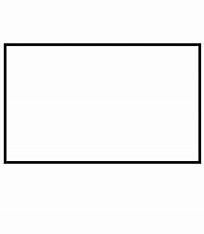
#> input picture Shape detect/OIP.jpeg, 204 x 234 px, found by its file name
$ python shape_detection.py
#> lines starting #> are read from the running program, lines starting #| are printed output that depends on the picture; after the words box and inside, x2 and y2 are one past the last pixel; in counts of white or black regions, pixels touching at a corner belong together
import cv2
import numpy as np
import matplotlib.pyplot as plt

def angle(pt1, pt2, pt0):
    """Calculate the angle between the line pt1-pt0 and pt2-pt0"""
    dx1 = pt1[0] - pt0[0]
    dy1 = pt1[1] - pt0[1]
    dx2 = pt2[0] - pt0[0]
    dy2 = pt2[1] - pt0[1]
    return (dx1 * dx2 + dy1 * dy2) / np.sqrt((dx1 * dx1 + dy1 * dy1) * (dx2 * dx2 + dy2 * dy2) + 1e-10)

def preprocess_image(image_path):
    image = cv2.imread(image_path)
#> image is the input picture: shape (234, 204, 3); min 0, max 255, mean 244
    if image is None:
        raise ValueError(f"Error: Unable to open image file {image_path}")

    gray = cv2.cvtColor(image, cv2.COLOR_BGR2GRAY)
    blurred = cv2.GaussianBlur(gray, (5, 5), 0)
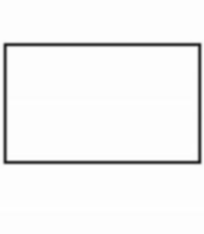
#> blurred: shape (234, 204); min 32, max 254, mean 244
    binary = cv2.adaptiveThreshold(blurred, 255, cv2.ADAPTIVE_THRESH_GAUSSIAN_C, cv2.THRESH_BINARY_INV, 11, 2)
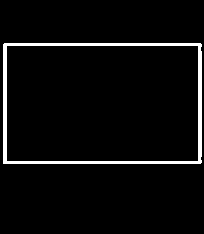
#> binary: shape (234, 204); 4.4% white; 1 white region, box (x1, y1, x2, y2) and area: (3, 43, 202, 164) 2104
    edges = cv2.Canny(binary, 50, 150)
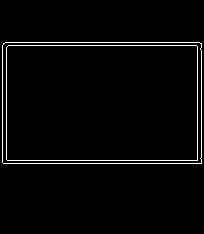
#> edges: shape (234, 204); 2.6% white in thin lines or dots, all inside (x1, y1, x2, y2) = (2, 42, 202, 164)
    return edges, image

def detect_shapes(image_path):
    edges, image = preprocess_image(image_path)
    contours, _ = cv2.findContours(edges, cv2.RETR_TREE, cv2.CHAIN_APPROX_SIMPLE)
#> contours = 4 contours; box (x1, y1, x2, y2) and area: (2, 42, 202, 164) 24070, (2, 42, 202, 164) 24068, (6, 45, 198, 161) 21962, (6, 45, 198, 161) 21962

    for cnt in contours:
        approx = cv2.approxPolyDP(cnt, 0.02 * cv2.arcLength(cnt, True), True)
        area = cv2.contourArea(cnt)
        if area < 100:  # Filter out small areas
            continue

        x, y, w, h = cv2.boundingRect(approx)
        aspect_ratio = float(w) / h

        angles = []
        for i in range(len(approx)):
            pt1 = approx[i][0]
            pt2 = approx[(i + 1) % len(approx)][0]
            pt0 = approx[(i - 1) % len(approx)][0]
            ang = np.arccos(angle(pt1, pt2, pt0)) * 180 / np.pi
            angles.append(ang)

        if len(approx) == 3:
            cv2.drawContours(image, [approx], -1, (0, 255, 0), 2)
            cv2.putText(image, 'Triangle', (x, y), cv2.FONT_HERSHEY_SIMPLEX, 0.5, (255, 0, 0), 2)
        elif len(approx) == 4:
            if 0.95 <= aspect_ratio <= 1.05:
                shape = "Square"
            else:
                shape = "Rectangle"
            cv2.drawContours(image, [approx], -1, (0, 255, 0), 2)
            cv2.putText(image, shape, (x, y), cv2.FONT_HERSHEY_SIMPLEX, 0.5, (255, 0, 0), 2)
        elif len(approx) == 5:
            if all(108 <= ang <= 112 for ang in angles):
                shape = "Pentagon"
            else:
                shape = "Irregular Pentagon"
            cv2.drawContours(image, [approx], -1, (0, 255, 0), 2)
            cv2.putText(image, shape, (x, y), cv2.FONT_HERSHEY_SIMPLEX, 0.5, (255, 0, 0), 2)
        elif len(approx) == 6:
            if all(117 <= ang <= 123 for ang in angles):
                shape = "Hexagon"
            else:
                shape = "Irregular Hexagon"
            cv2.drawContours(image, [approx], -1, (0, 255, 0), 2)
            cv2.putText(image, shape, (x, y), cv2.FONT_HERSHEY_SIMPLEX, 0.5, (255, 0, 0), 2)
        elif len(approx) == 10:
            if all(140 <= ang <= 160 for ang in angles):
                shape = "Star"
            else:
                shape = "Irregular Star"
            cv2.drawContours(image, [approx], -1, (0, 255, 0), 2)
            cv2.putText(image, shape, (x, y), cv2.FONT_HERSHEY_SIMPLEX, 0.5, (255, 0, 0), 2)
        elif len(approx) > 10:
            (x, y), radius = cv2.minEnclosingCircle(cnt)
            center = (int(x), int(y))
            radius = int(radius)
            cv2.circle(image, center, radius, (0, 255, 0), 2)
            cv2.putText(image, 'Circle', (center[0] - radius, center[1] - radius), cv2.FONT_HERSHEY_SIMPLEX, 0.5, (255, 0, 0), 2)
        else:
            cv2.drawContours(image, [approx], -1, (0, 255, 0), 2)
            cv2.putText(image, 'Polygon', (x, y), cv2.FONT_HERSHEY_SIMPLEX, 0.5, (255, 0, 0), 2)
#> this loop made 4 passes
#> (approx, area, w, h, aspect_ratio) on passes 1 to 4: ([[3, 43], [3, 163], [201, 163], [201, 43]], 24070, 199, 121, 1.64), ([[2, 45], [199, 42], [201, 162], [3, 163]], 24068.5, 200, 122, 1.64), ([[6, 47], [7, 160], [197, 160], [196, 45]], 21962, 192, 116, 1.66), ([[6, 47], [196, 45], [197, 159], [7, 160]], 21961.5, 192, 116, 1.66)
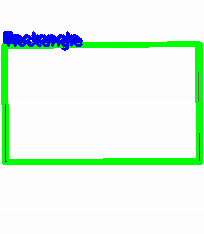
#> image: shape (234, 204, 3); 9.76% of pixels changed, all inside (x1, y1, x2, y2) = (1, 31, 203, 165)

    plt.imshow(cv2.cvtColor(image, cv2.COLOR_BGR2RGB))
    plt.title("Detected Shapes")
    plt.axis('off')
    plt.show()


detect_shapes(r'C:\Users\ijais\OneDrive\Desktop\Shape detect\OIP.jpeg')
